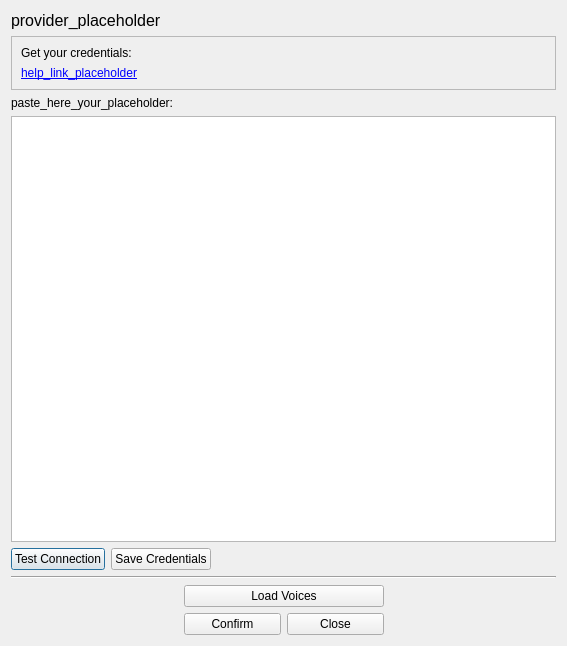
<?xml version="1.0" encoding="UTF-8"?>
<ui version="4.0">
 <class>ConnectProviderDialog</class>
 <widget class="QDialog" name="ConnectProviderDialog">
  <property name="geometry">
   <rect>
    <x>0</x>
    <y>0</y>
    <width>567</width>
    <height>646</height>
   </rect>
  </property>
  <property name="windowTitle">
   <string>Connect Provider Dialog</string>
  </property>
  <layout class="QGridLayout" name="gridLayout_5">
   <item row="0" column="0">
    <layout class="QGridLayout" name="gridLayout_4">
     <item row="0" column="0" colspan="3">
      <layout class="QGridLayout" name="gridLayout_3">
       <item row="0" column="0">
        <layout class="QGridLayout" name="gridLayout_2">
         <item row="0" column="0">
          <widget class="QLabel" name="provider_label_placeholder">
           <property name="font">
            <font>
             <pointsize>12</pointsize>
            </font>
           </property>
           <property name="text">
            <string>provider_placeholder</string>
           </property>
          </widget>
         </item>
         <item row="1" column="0">
          <widget class="QFrame" name="frame">
           <property name="frameShape">
            <enum>QFrame::StyledPanel</enum>
           </property>
           <property name="frameShadow">
            <enum>QFrame::Raised</enum>
           </property>
           <layout class="QVBoxLayout" name="verticalLayout">
            <item>
             <widget class="QLabel" name="label_3">
              <property name="text">
               <string>Get your credentials: </string>
              </property>
             </widget>
            </item>
            <item>
             <widget class="QLabel" name="help_link_placeholder">
              <property name="text">
               <string>&lt;html&gt;&lt;head/&gt;&lt;body&gt;&lt;p&gt;&lt;a href=&quot;http://dummy.com&quot;&gt;&lt;span style=&quot; text-decoration: underline; color:#0000ff;&quot;&gt;help_link_placeholder&lt;/span&gt;&lt;/a&gt;&lt;/p&gt;&lt;/body&gt;&lt;/html&gt;</string>
              </property>
              <property name="openExternalLinks">
               <bool>true</bool>
              </property>
              <property name="textInteractionFlags">
               <set>Qt::TextBrowserInteraction</set>
              </property>
             </widget>
            </item>
           </layout>
          </widget>
         </item>
         <item row="2" column="0">
          <widget class="QLabel" name="place_here_your_placeholder">
           <property name="text">
            <string>paste_here_your_placeholder:</string>
           </property>
          </widget>
         </item>
        </layout>
       </item>
       <item row="1" column="0">
        <widget class="QTextEdit" name="credentials_textedit"/>
       </item>
       <item row="2" column="0">
        <layout class="QHBoxLayout" name="horizontalLayout_2">
         <item>
          <widget class="QPushButton" name="ping_connection_button">
           <property name="text">
            <string>Test Connection</string>
           </property>
          </widget>
         </item>
         <item>
          <widget class="QPushButton" name="save_config_button">
           <property name="text">
            <string>Save Credentials</string>
           </property>
          </widget>
         </item>
         <item>
          <spacer name="horizontalSpacer_4">
           <property name="orientation">
            <enum>Qt::Horizontal</enum>
           </property>
           <property name="sizeHint" stdset="0">
            <size>
             <width>40</width>
             <height>20</height>
            </size>
           </property>
          </spacer>
         </item>
        </layout>
       </item>
      </layout>
     </item>
     <item row="1" column="0" colspan="3">
      <widget class="Line" name="line">
       <property name="orientation">
        <enum>Qt::Horizontal</enum>
       </property>
      </widget>
     </item>
     <item row="2" column="0">
      <spacer name="horizontalSpacer">
       <property name="orientation">
        <enum>Qt::Horizontal</enum>
       </property>
       <property name="sizeHint" stdset="0">
        <size>
         <width>40</width>
         <height>20</height>
        </size>
       </property>
      </spacer>
     </item>
     <item row="2" column="1">
      <layout class="QGridLayout" name="gridLayout">
       <item row="0" column="0" colspan="2">
        <widget class="QPushButton" name="load_voices_button">
         <property name="sizePolicy">
          <sizepolicy hsizetype="Preferred" vsizetype="Fixed">
           <horstretch>0</horstretch>
           <verstretch>0</verstretch>
          </sizepolicy>
         </property>
         <property name="minimumSize">
          <size>
           <width>200</width>
           <height>0</height>
          </size>
         </property>
         <property name="text">
          <string>Load Voices</string>
         </property>
        </widget>
       </item>
       <item row="2" column="1">
        <widget class="QPushButton" name="close_button">
         <property name="text">
          <string>Close</string>
         </property>
        </widget>
       </item>
       <item row="2" column="0">
        <widget class="QPushButton" name="confirm_button">
         <property name="text">
          <string>Confirm</string>
         </property>
        </widget>
       </item>
      </layout>
     </item>
     <item row="2" column="2">
      <spacer name="horizontalSpacer_2">
       <property name="orientation">
        <enum>Qt::Horizontal</enum>
       </property>
       <property name="sizeHint" stdset="0">
        <size>
         <width>40</width>
         <height>20</height>
        </size>
       </property>
      </spacer>
     </item>
    </layout>
   </item>
  </layout>
 </widget>
 <resources/>
 <connections>
  <connection>
   <sender>close_button</sender>
   <signal>clicked()</signal>
   <receiver>ConnectProviderDialog</receiver>
   <slot>reject()</slot>
   <hints>
    <hint type="sourcelabel">
     <x>354</x>
     <y>625</y>
    </hint>
    <hint type="destinationlabel">
     <x>126</x>
     <y>492</y>
    </hint>
   </hints>
  </connection>
  <connection>
   <sender>save_config_button</sender>
   <signal>clicked()</signal>
   <receiver>ConnectProviderDialog</receiver>
   <slot>saveCredentials()</slot>
   <hints>
    <hint type="sourcelabel">
     <x>233</x>
     <y>564</y>
    </hint>
    <hint type="destinationlabel">
     <x>367</x>
     <y>419</y>
    </hint>
   </hints>
  </connection>
  <connection>
   <sender>ping_connection_button</sender>
   <signal>clicked()</signal>
   <receiver>ConnectProviderDialog</receiver>
   <slot>testConnection()</slot>
   <hints>
    <hint type="sourcelabel">
     <x>117</x>
     <y>564</y>
    </hint>
    <hint type="destinationlabel">
     <x>138</x>
     <y>461</y>
    </hint>
   </hints>
  </connection>
  <connection>
   <sender>load_voices_button</sender>
   <signal>clicked()</signal>
   <receiver>ConnectProviderDialog</receiver>
   <slot>loadVoices()</slot>
   <hints>
    <hint type="sourcelabel">
     <x>352</x>
     <y>592</y>
    </hint>
    <hint type="destinationlabel">
     <x>432</x>
     <y>468</y>
    </hint>
   </hints>
  </connection>
  <connection>
   <sender>confirm_button</sender>
   <signal>clicked()</signal>
   <receiver>ConnectProviderDialog</receiver>
   <slot>accept()</slot>
   <hints>
    <hint type="sourcelabel">
     <x>230</x>
     <y>624</y>
    </hint>
    <hint type="destinationlabel">
     <x>108</x>
     <y>615</y>
    </hint>
   </hints>
  </connection>
 </connections>
 <slots>
  <slot>saveCredentials()</slot>
  <slot>testConnection()</slot>
  <slot>loadVoices()</slot>
 </slots>
</ui>
